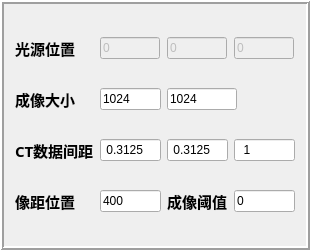
                  <widget class="QFrame" name="frame_12">
                   <property name="minimumSize">
                    <size>
                     <width>310</width>
                     <height>250</height>
                    </size>
                   </property>
                   <property name="maximumSize">
                    <size>
                     <width>310</width>
                     <height>16777215</height>
                    </size>
                   </property>
                   <property name="frameShape">
                    <enum>QFrame::Box</enum>
                   </property>
                   <property name="frameShadow">
                    <enum>QFrame::Raised</enum>
                   </property>
                   <property name="lineWidth">
                    <number>2</number>
                   </property>
                   <layout class="QGridLayout" name="gridLayout_8">
                    <item row="0" column="0">
                     <widget class="QLabel" name="label_12">
                      <property name="maximumSize">
                       <size>
                        <width>16777215</width>
                        <height>16777215</height>
                       </size>
                      </property>
                      <property name="font">
                       <font>
                        <family>Agency FB</family>
                        <pointsize>11</pointsize>
                        <weight>75</weight>
                        <bold>true</bold>
                       </font>
                      </property>
                      <property name="text">
                       <string>光源位置</string>
                      </property>
                     </widget>
                    </item>
                    <item row="0" column="1">
                     <widget class="QLineEdit" name="xt_label">
                      <property name="enabled">
                       <bool>false</bool>
                      </property>
                      <property name="minimumSize">
                       <size>
                        <width>0</width>
                        <height>22</height>
                       </size>
                      </property>
                      <property name="maximumSize">
                       <size>
                        <width>60</width>
                        <height>16777215</height>
                       </size>
                      </property>
                      <property name="focusPolicy">
                       <enum>Qt::NoFocus</enum>
                      </property>
                      <property name="text">
                       <string>0</string>
                      </property>
                     </widget>
                    </item>
                    <item row="0" column="2">
                     <widget class="QLineEdit" name="yt_label">
                      <property name="enabled">
                       <bool>false</bool>
                      </property>
                      <property name="minimumSize">
                       <size>
                        <width>0</width>
                        <height>22</height>
                       </size>
                      </property>
                      <property name="maximumSize">
                       <size>
                        <width>60</width>
                        <height>16777215</height>
                       </size>
                      </property>
                      <property name="focusPolicy">
                       <enum>Qt::NoFocus</enum>
                      </property>
                      <property name="text">
                       <string>0</string>
                      </property>
                     </widget>
                    </item>
                    <item row="0" column="3">
                     <widget class="QLineEdit" name="zt_label">
                      <property name="enabled">
                       <bool>false</bool>
                      </property>
                      <property name="minimumSize">
                       <size>
                        <width>0</width>
                        <height>22</height>
                       </size>
                      </property>
                      <property name="maximumSize">
                       <size>
                        <width>60</width>
                        <height>16777215</height>
                       </size>
                      </property>
                      <property name="focusPolicy">
                       <enum>Qt::NoFocus</enum>
                      </property>
                      <property name="text">
                       <string>0</string>
                      </property>
                     </widget>
                    </item>
                    <item row="1" column="0">
                     <widget class="QLabel" name="label_20">
                      <property name="font">
                       <font>
                        <family>Agency FB</family>
                        <pointsize>11</pointsize>
                        <weight>75</weight>
                        <bold>true</bold>
                       </font>
                      </property>
                      <property name="text">
                       <string>成像大小</string>
                      </property>
                     </widget>
                    </item>
                    <item row="1" column="1">
                     <widget class="QLineEdit" name="dx_label">
                      <property name="maximumSize">
                       <size>
                        <width>70</width>
                        <height>16777215</height>
                       </size>
                      </property>
                      <property name="text">
                       <string>1024</string>
                      </property>
                      <property name="alignment">
                       <set>Qt::AlignLeading|Qt::AlignLeft|Qt::AlignVCenter</set>
                      </property>
                     </widget>
                    </item>
                    <item row="1" column="2" colspan="2">
                     <widget class="QLineEdit" name="dy_label">
                      <property name="maximumSize">
                       <size>
                        <width>70</width>
                        <height>16777215</height>
                       </size>
                      </property>
                      <property name="text">
                       <string>1024</string>
                      </property>
                      <property name="alignment">
                       <set>Qt::AlignLeading|Qt::AlignLeft|Qt::AlignVCenter</set>
                      </property>
                     </widget>
                    </item>
                    <item row="2" column="0">
                     <widget class="QLabel" name="label_22">
                      <property name="font">
                       <font>
                        <family>Agency FB</family>
                        <pointsize>11</pointsize>
                        <weight>75</weight>
                        <bold>true</bold>
                       </font>
                      </property>
                      <property name="text">
                       <string>CT数据间距</string>
                      </property>
                     </widget>
                    </item>
                    <item row="2" column="1" alignment="Qt::AlignHCenter|Qt::AlignVCenter">
                     <widget class="QLineEdit" name="sx_label">
                      <property name="enabled">
                       <bool>true</bool>
                      </property>
                      <property name="focusPolicy">
                       <enum>Qt::StrongFocus</enum>
                      </property>
                      <property name="text">
                       <string> 0.3125</string>
                      </property>
                      <property name="alignment">
                       <set>Qt::AlignLeading|Qt::AlignLeft|Qt::AlignVCenter</set>
                      </property>
                     </widget>
                    </item>
                    <item row="2" column="2">
                     <widget class="QLineEdit" name="sy_label">
                      <property name="enabled">
                       <bool>true</bool>
                      </property>
                      <property name="focusPolicy">
                       <enum>Qt::StrongFocus</enum>
                      </property>
                      <property name="text">
                       <string> 0.3125</string>
                      </property>
                      <property name="alignment">
                       <set>Qt::AlignLeading|Qt::AlignLeft|Qt::AlignVCenter</set>
                      </property>
                     </widget>
                    </item>
                    <item row="2" column="3">
                     <widget class="QLineEdit" name="sz_label">
                      <property name="enabled">
                       <bool>true</bool>
                      </property>
                      <property name="focusPolicy">
                       <enum>Qt::StrongFocus</enum>
                      </property>
                      <property name="text">
                       <string>  1</string>
                      </property>
                      <property name="alignment">
                       <set>Qt::AlignLeading|Qt::AlignLeft|Qt::AlignVCenter</set>
                      </property>
                     </widget>
                    </item>
                    <item row="3" column="0">
                     <widget class="QLabel" name="label_17">
                      <property name="font">
                       <font>
                        <family>Agency FB</family>
                        <pointsize>11</pointsize>
                        <weight>75</weight>
                        <bold>true</bold>
                       </font>
                      </property>
                      <property name="text">
                       <string>像距位置</string>
                      </property>
                     </widget>
                    </item>
                    <item row="3" column="1">
                     <widget class="QLineEdit" name="sid_label">
                      <property name="text">
                       <string>400</string>
                      </property>
                     </widget>
                    </item>
                    <item row="3" column="2">
                     <widget class="QLabel" name="label_24">
                      <property name="font">
                       <font>
                        <family>Agency FB</family>
                        <pointsize>11</pointsize>
                        <weight>75</weight>
                        <bold>true</bold>
                       </font>
                      </property>
                      <property name="text">
                       <string>成像阈值</string>
                      </property>
                     </widget>
                    </item>
                    <item row="3" column="3">
                     <widget class="QLineEdit" name="threshold_label">
                      <property name="text">
                       <string>0</string>
                      </property>
                     </widget>
                    </item>
                   </layout>
                  </widget>
